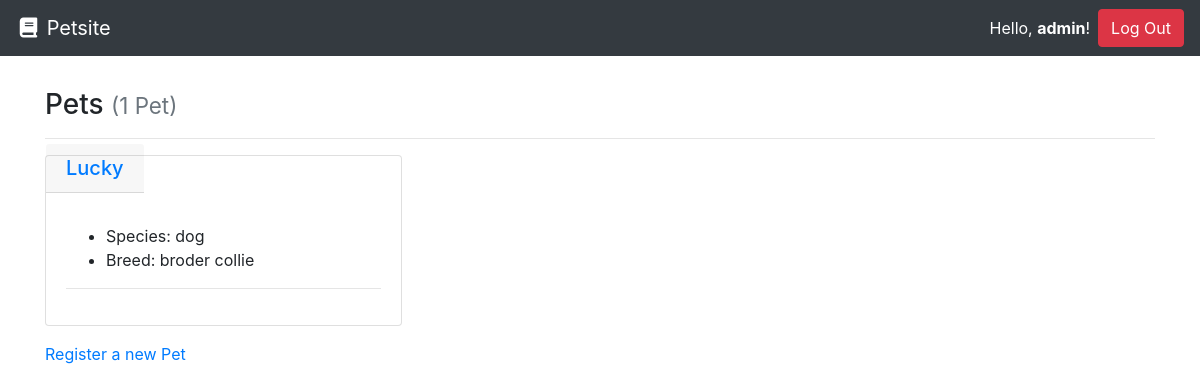
Before: /pets/ (signed in) with the older database file.
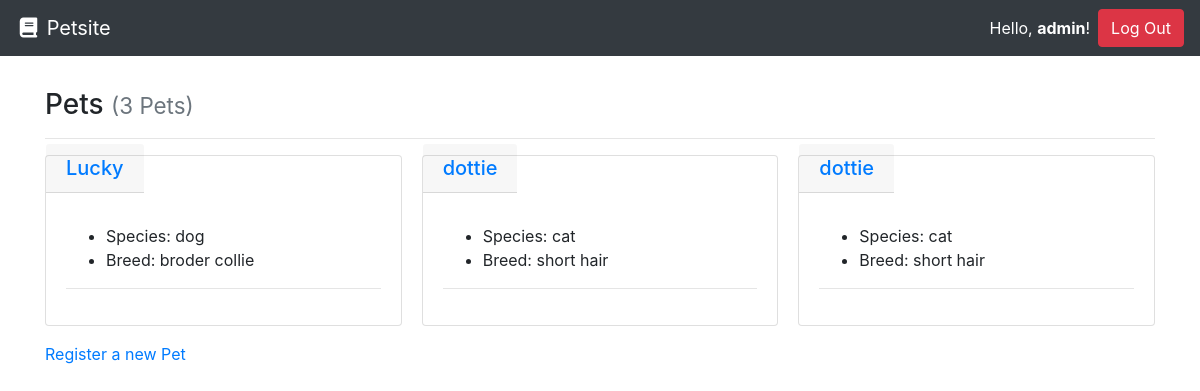
After: the same page with the newer database file.
### pets/models.py (models this page shows, shortened)
class Pet(models.Model):
    pet_name = models.CharField(max_length=100)
    species = models.CharField(max_length=100)
    breed = models.CharField(max_length=100)
    weight_in_pounds = models.PositiveSmallIntegerField()
    owner = models.ForeignKey(User, on_delete=models.CASCADE)

### pets/views.py (the view)
# urls.py: path('pets/', PetsListView.as_view(), name='pets-list-view'),
class PetsListView(ListView):
    model = Pet
    def get(self, request):
        user = self.request.user
        users_pets = Pet.objects.filter(owner=user)
        return render(request, 'pets_list.html', {
            'pets': users_pets
        })

### pets/templates/pets_list.html (shortened to what this page needs)
{% extends "base.html" %}
{% block content %}
  <h3>Pets {% if pets %}<small class="text-muted">({{ pets|length }} Pet{{ pets|length|pluralize:"s" }})</small>{% endif %}</h3>
  <hr>
  {% if pets %}
    <div class="card-columns">
      {% for pet in pets %}
        {% include "partials/card.html" %}
      {% endfor %}
    </div>
  {% else %}
    <div class="alert alert-primary" role="alert">No Pets to display.</div>
  {% endif %}
  <a href="{% url 'pet-create-view' %}" title='Pet Create View'>Register a new Pet</a>
{% endblock %}

### pets/templates/partials/card.html
<div class="card mb-3">
  <h5>
  <a href="{% url 'pet-detail-view' pet.pet_name %}" title="pet detail page" class="card-header">{{ pet.pet_name }}</a>
</h5>
  <div class="card-body border-dark">
    <p class="card-text text-dark">
      <ul>
        <li>Species: {{ pet.species }}</li>
        <li>Breed: {{ pet.breed }}</li>
      </ul>
      <hr>
  </div>
</div>

Changed rows visible on the page:
added Pet: pet_name "dottie", species "cat", breed "short hair"
added Pet: pet_name "dottie", species "cat", breed "short hair"
Other visible differences:
{{ pets|length }}: "1" → "3"
